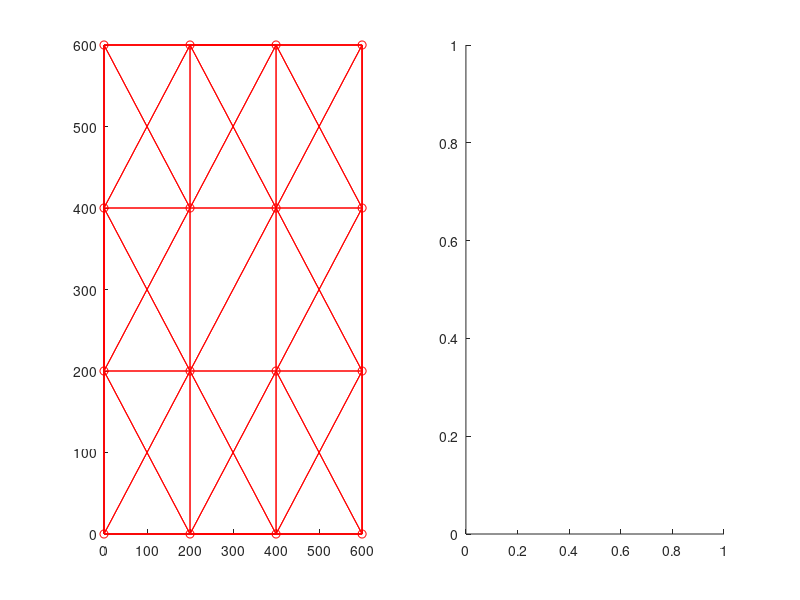

Here is the MATLAB script that generated this plot: (Note: this script raises an error after producing the figure.)
clear all; clc;

n_agents = 10;
n_neighbors = 5;
type = 2;

if type == 1
    if n_agents < n_neighbors 
        disp('incorrect numbers of agents and neighbors.');
        return;
    end;

    A = zeros(n_agents, n_agents); % incidence matrix
    for i = 1 : n_agents

        k = 0;
        while (k ~= n_neighbors)
            n = floor(rand * n_agents)+1;
            if n == i,
                continue;
            end
            %if A(i,n) == 0
                A(i,n) = 1;
                A(n,i) = 1;
                k = k + 1;
            %end;
        end
    end

    % is the matrix symmetric?
    if (norm(abs(A')-abs(A)) ~=0)
        disp('Connection graph is not symmetric!')
    end;

    G = graph(abs(A),'OmitSelfLoops')
    plot(G);

end

if type == 2
    step = 200; 
    sn = floor(sqrt(n_agents));
    coors = [];
    
    % Regular network
    i = 1;
    for x = 0 : step : sn*step
        for y = 0 : step : sn*step
            coors = [coors; x y];
            i = i+1;
        end
    end
    n_agents = size(coors,1);
    
    % Random network
    %coors = rand(n_agents, 2)*sn*step;    
    
    % create connections
    A = zeros(size(coors,1), size(coors,1));
    meas = [];
    for i = 1 : size(coors,1)
        [dist, idx_dist] = sort(sqrt((coors(:,1)-coors(i,1)).^2 + (coors(:,2)-coors(i,2)).^2));
        idx = 2:(n_neighbors+1);
        neigh_idx = idx_dist(idx);
        
        A(i, neigh_idx) = 1;
        A(neigh_idx, i) = 1;
        %meas = [meas; ones(length(idx), 1)*i neigh_idx  dist(idx)];
        meas = [meas; ones(length(idx), 1)*i neigh_idx  dist(idx) + normrnd(0,1)];
    end
    di = logical(eye(size(A)));
    A(di) = 0;

    % is the matrix symmetric?
    if (norm(abs(A')-abs(A)) ~=0)
        disp('Connection graph is not symmetric!')
    end

    % visualization
    figure(1); clf; hold on;
    subplot(1, 2, 1); hold on;
    plot(coors(:,1), coors(:,2), 'ro');
    for i = 1 : size(A,1)
        for j = 1 : size(A,1)
            if A(i, j) == 1
                 plot([coors(i,1) coors(j,1)], [coors(i,2) coors(j,2)], 'r-');
            end
            
        end
    end
    
    subplot(1, 2, 2); hold on;
    G = graph(abs(A),'OmitSelfLoops');
    plot(G);
    
    % check the solution
    f = @(x, y, x0, y0, r) (x-x0).^2 + (y-y0).^2 - r.^2;
    norm(f(coors(meas(:,1), 1), coors(meas(:,1), 2), coors(meas(:,2), 1), coors(meas(:,2), 2), meas(:,3))) % has to be zero
    
%     syms x y x0 y0 r
%     diff(f(x, y, x0, y0, r), x)
%     diff(f(x, y, x0, y0, r), y)
%     diff(f(x, y, x0, y0, r), x0)
%     diff(f(x, y, x0, y0, r), y0)
    
    %alpha = 0.2;
    alpha = 3e-7;
    ycoors = coors';
    x0_mat = (ycoors+normrnd(0, 20, 2, size(coors,1)));
    %x0_mat = coors';
    %fix the last 2 points
    x0_mat(1:2, size(x0_mat, 2)) = ycoors(1:2, size(x0_mat, 2));
    x0_mat(1:2, size(x0_mat, 2)-1) = ycoors(1:2, size(x0_mat, 2)-1);   
    
    figure(1);
    subplot(1, 2, 1); hold on;
    plot(x0_mat(1,:), x0_mat(2,:), 'b*');
    
    x0 = x0_mat(:);
    x0i = x0(1:1:(size(x0_mat, 2)*2-4));
    for l = 1 : 500
        
        % Build Jacobian
        J = zeros(size(meas,1), size(n_agents*4,1)-4);
        r = zeros(size(meas,1), 1);
        for k = 1 : size(meas,1)

            idx_i = meas(k,1);
            idx_j = meas(k,2);
            from_i = (idx_i-1)*2 + 1;
            from_j = (idx_j-1)*2 + 1;

%             r0 =  sqrt((x0(from_i)-x0(from_j)).^2 + (x0(from_i+1)-x0(from_j+1)).^2);            
%             J(k, from_i) = (x0(from_j) - x0(from_i)) / r0;
%             J(k, from_i+1) = (x0(from_j+1) - x0(from_i+1)) / r0;                       
%             J(k, from_j) = (x0(from_i) - x0(from_j)) / r0;
%             J(k, from_j+1) = (x0(from_i+1) - x0(from_j+1)) / r0;                    
%             r(k) = meas(k, 3)-r0;

            r0 =  (x0(from_i)-x0(from_j)).^2 + (x0(from_i+1)-x0(from_j+1)).^2;            
            J(k, from_i)   = (2*x0(from_j) - 2*x0(from_i));
            J(k, from_i+1) = (2*x0(from_j+1) - 2*x0(from_i+1));                       
            J(k, from_j)   = (2*x0(from_i) - 2*x0(from_j));
            J(k, from_j+1) = (2*x0(from_i+1) - 2*x0(from_j+1));                    
            r(k) = meas(k, 3)^2-r0;

        end
        from_i = (size(x0_mat, 2)-1)*2 + 1;
        J(:, from_i:(from_i+1)) = [];
        from_i = (size(x0_mat, 2)-2)*2 + 1;
        J(:, from_i:(from_i+1)) = [];
        
        x0i = x0i - alpha*J'*r; % gradient
        %x0i = x0i - inv(J'*J)*J'*r; % gauss-newton
        x0(1:(size(x0_mat, 2)*2-4)) = x0i(1:(size(x0_mat, 2)*2-4));
        %norm(J'*r)
        %norm(x0 - ycoors(:))
        
        x0n = [x0(1:2:length(x0)), x0(2:2:length(x0))];
        norm(f(x0n(meas(:,1), 1), x0n(meas(:,1), 2), x0n(meas(:,2), 1), x0n(meas(:,2), 2), meas(:,3)))
    end
    
    % rebuild
    x0n = [x0(1:2:length(x0)), x0(2:2:length(x0))];
    figure(1);
    subplot(1, 2, 1); hold on;
    plot(x0n(:,1), x0n(:,2), 'bo');
end

save('problem')


% is graph biparite

events = {'edgetonew', 'edgetodiscovered', 'edgetofinished'};
T = bfsearch(G, 1, events, 'Restart', true);
partitions = false(1, numnodes(G));
is_bipart = true;

for ii=1:size(T, 1)   
    if T.Event(ii) == 'edgetonew'
        partitions(T.Edge(ii, 2)) = ~partitions(T.Edge(ii, 1));
    else
        if partitions(T.Edge(ii, 1)) == partitions(T.Edge(ii, 2))
            is_bipart = false;
            break;
        end
    end
end
is_bipart